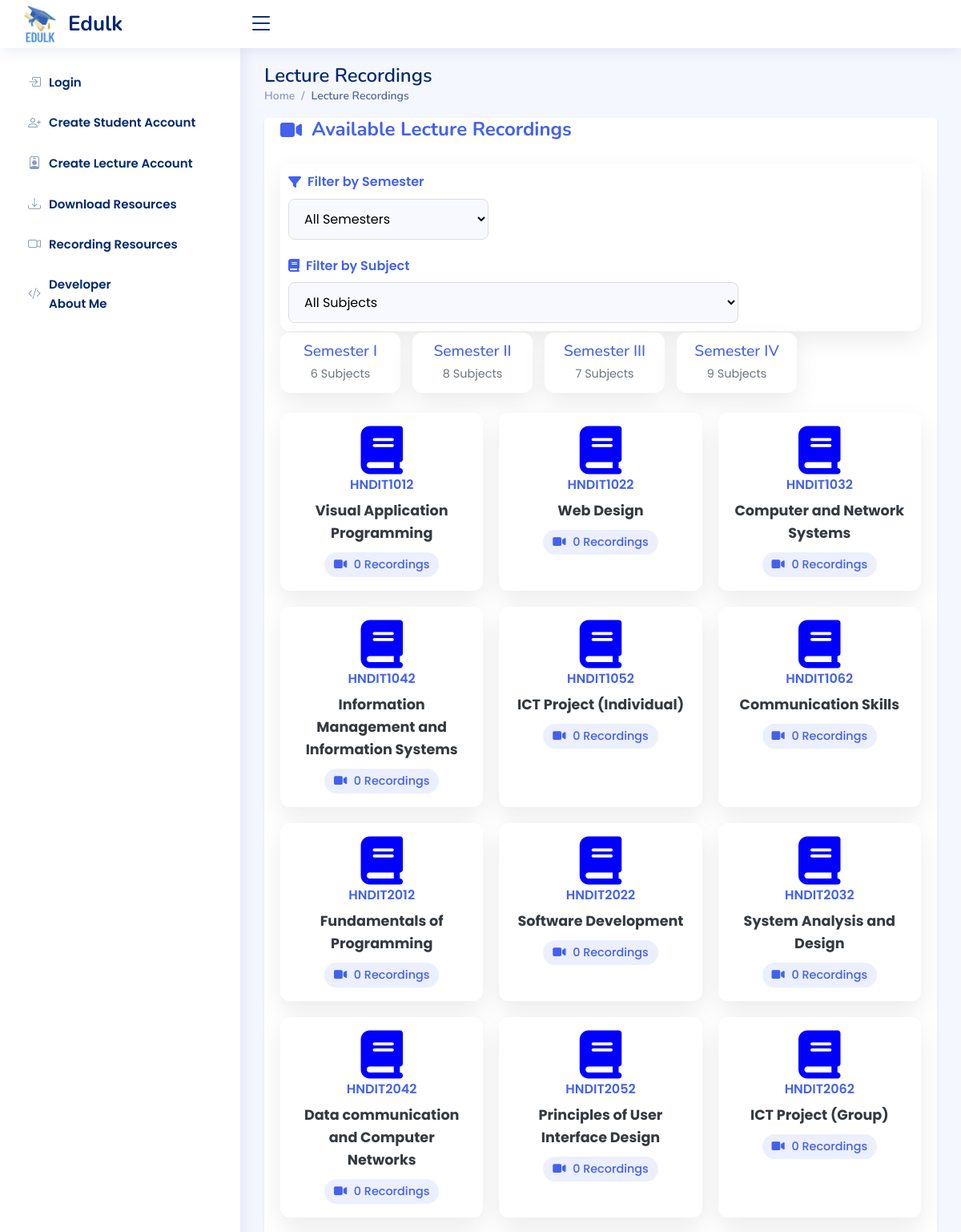
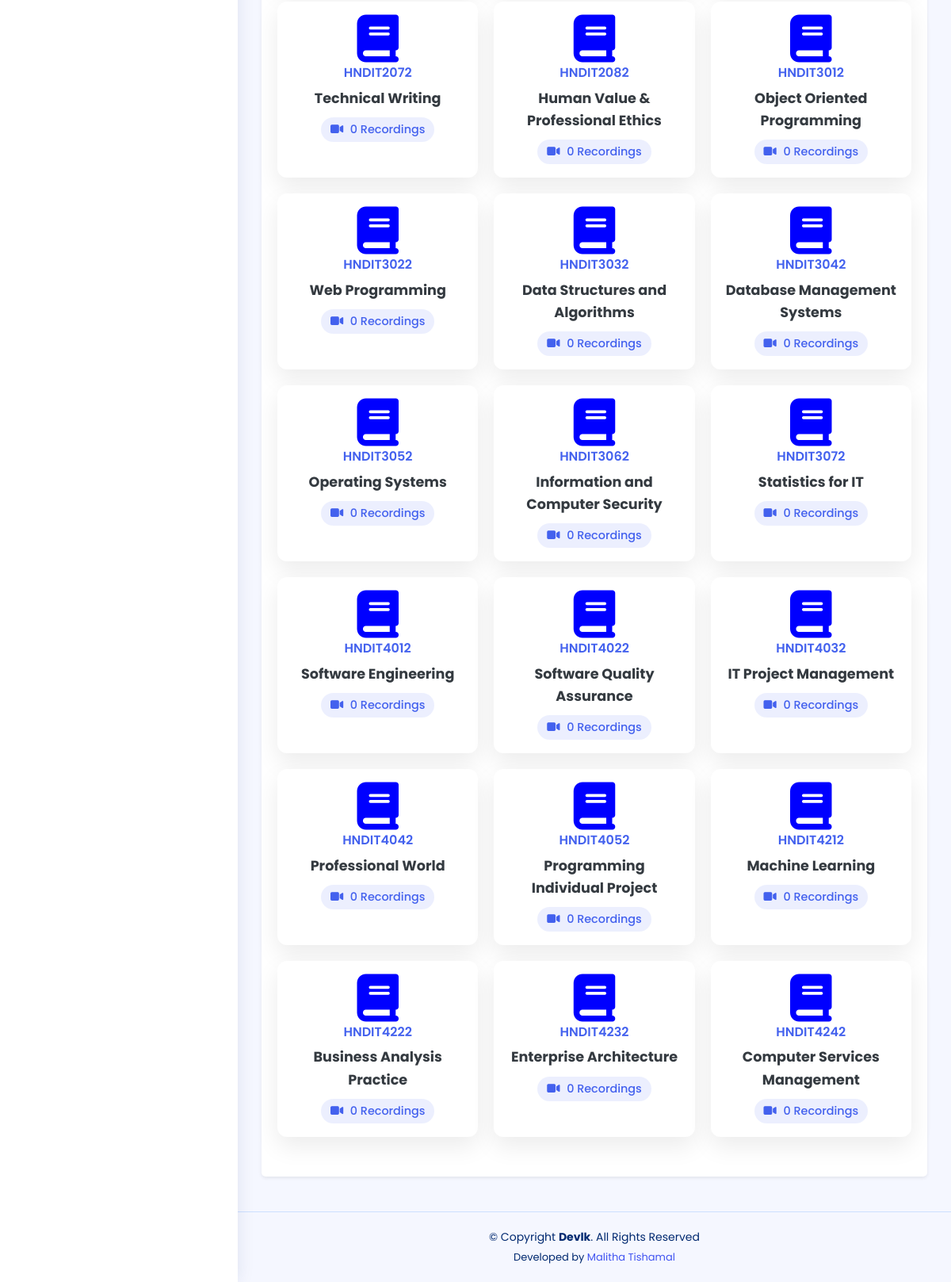
Screenshot of /pages-lecture-recordings-guest.php with the database file from the repository (2 pictures, top to bottom).
### tables this page shows
CREATE TABLE `subjects` (
  `id` int(11) NOT NULL,
  `semester` varchar(50) DEFAULT NULL,
  `code` varchar(20) DEFAULT NULL,
  `name` varchar(255) DEFAULT NULL,
  `description` varchar(255) DEFAULT NULL
);

### pages-lecture-recordings-guest.php (the view, shortened to what this page needs)
<?php
require_once 'includes/db-conn.php';
$semesters = [];
$semesterQuery = $conn->query("SELECT DISTINCT semester FROM subjects ORDER BY semester");
while ($row = $semesterQuery->fetch_assoc()) {
    $semesters[] = $row['semester'];
}
$selected_semester = $_GET['semester'] ?? '';
$subjectList = [];
$subjectQuery = $conn->prepare("
    SELECT s.*,
           COUNT(r.id) AS recording_count
    FROM subjects s
    LEFT JOIN recordings r
        ON s.id = r.subject_id
       AND r.status = 'active'
       AND (r.access_level = 'public')
    WHERE s.semester = ? OR ? = ''
    GROUP BY s.id
    ORDER BY s.code
");
$subjectQuery->bind_param("ss", $selected_semester, $selected_semester);
$subjectQuery->execute();
$subjectResult = $subjectQuery->get_result();
while ($row = $subjectResult->fetch_assoc()) {
    $subjectList[] = $row;
}
$selected_subject = isset($_GET['subject']) ? intval($_GET['subject']) : null;
?>
<!DOCTYPE html>
<html lang="en">
<head>
    <link href="https://cdnjs.cloudflare.com/ajax/libs/font-awesome/6.4.0/css/all.min.css" rel="stylesheet">
    <?php include_once("includes/css-links-inc.php"); ?>
</head>
<body>
    <?php include_once("includes/header2.php") ?>
    <?php include_once("includes/guest-sidebar.php") ?>
    <main id="main" class="main">
        <div class="pagetitle">
            <h1>Lecture Recordings</h1>
            <nav>
                <ol class="breadcrumb">
                    <li class="breadcrumb-item"><a href="index.php">Home</a></li>
                    <li class="breadcrumb-item active">Lecture Recordings</li>
                </ol>
            </nav>
        </div>
        <div class="card mb-4 shadow-sm">
            <div class="card-body">
                <div class="page-header">
                    <h2 class="page-title">
                        <i class="fa-solid fa-video"></i>
                        Available Lecture Recordings
                    </h2>
                    <div class="filters-container">
                        <div class="filter-group">
                            <label class="filter-label">
                                <i class="fa-solid fa-filter"></i> Filter by Semester
                            </label>
                            <select class="filter-select" id="semesterSelect" onchange="filterBySemester(this.value)">
                                <option value="">All Semesters</option>
                            </select>
                        </div>
                        <div class="filter-group">
                            <label class="filter-label">
                                <i class="fa-solid fa-book"></i> Filter by Subject
                            </label>
                            <select class="filter-select" id="subjectSelect" onchange="filterBySubject(this.value)">
                                <option value="">All Subjects</option>
                            </select>
                        </div>
                    </div>
                </div>
                <div class="semester-cards">
                    <?php foreach ($semesters as $semester): ?>
                        <div class="semester-card <?= $selected_semester === $semester ? 'active' : '' ?>"
                             onclick="filterBySemester('<?= htmlspecialchars($semester) ?>')">
                            <h3><?= htmlspecialchars($semester) ?></h3>
                            <div class="count">
                                <?php
                                $count = 0;
                                foreach ($subjectList as $subject) {
                                    if ($subject['semester'] === $semester) {
                                        $count++;
                                    }
                                }
                                echo $count . ' Subject' . ($count !== 1 ? 's' : '');
                                ?>
                            </div>
                        </div>
                    <?php endforeach; ?>
                </div>
                <div class="subject-cards">
                    <?php if (count($subjectList) > 0): ?>
                        <?php foreach ($subjectList as $subject): ?>
                            <div class="subject-card <?= $selected_subject == $subject['id'] ? 'active' : '' ?>"
                                 onclick="window.location.href='subject-recordings-guest.php?subject=<?= $subject['id'] ?>'">
                                 <i class="fa-solid fa-book" style=" font-size: 60px; color: blue;"></i>
                                <div class="code"><?= htmlspecialchars($subject['code']) ?></div>
                                <div class="name"><?= htmlspecialchars($subject['name']) ?></div>
                                <div class="count">
                                    <i class="fa-solid fa-video"></i>
                                    <?= intval($subject['recording_count']) ?> Recording<?= $subject['recording_count'] != 1 ? 's' : '' ?>
                                </div>
                            </div>
                        <?php endforeach; ?>
                    <?php endif; ?>
                </div>
        </div>
    </main>
    <?php include_once("includes/footer.php"); ?>
</body>
</html>

### assets/css/style.css (style rules this page uses)
:root { scroll-behavior: smooth; }
body { font-family: "Open Sans", sans-serif; background: #f6f9ff; color: #444444; }
a { color: #4154f1; text-decoration: none; }
h1, h2, h3, h4, h5, h6 { font-family: "Nunito", sans-serif; }
#main { margin-top: 60px; padding: 20px 30px; transition: all 0.3s; }
.pagetitle { margin-bottom: 10px; }
.pagetitle h1 { font-size: 24px; margin-bottom: 0; font-weight: 600; color: #012970; }
.card { margin-bottom: 30px; border: none; border-radius: 5px; box-shadow: 0px 0 30px rgba(1, 41, 112, 0.1); }
.card-body { padding: 0 20px 20px 20px; }
.breadcrumb { font-size: 14px; font-family: "Nunito", sans-serif; color: #899bbd; font-weight: 600; }
.breadcrumb a { color: #899bbd; transition: 0.3s; }
.breadcrumb .breadcrumb-item::before { color: #899bbd; }
.breadcrumb .active { color: #51678f; font-weight: 600; }
@media (min-width: 1200px) { #main, #footer { margin-left: 300px; } }

### pages-lecture-recordings-guest.php (style rules this page uses)
:root { --primary: #4361ee; --primary-dark: #3a56d4; --secondary: #6c757d; --light: #f8f9fa; --dark: #343a40; --success: #28a745; --card-shadow: 0 12px 30px rgba(0,0,0,0.08); --border-radius: 12px; --transition: all 0.3s ease; }
* { margin: 0; padding: 0; box-sizing: border-box; }
body { background: #f5f7ff; font-family: 'Poppins', sans-serif; color: #333; line-height: 1.6; }
.page-header { display: flex; justify-content: space-between; align-items: center; margin-bottom: 2px; flex-wrap: wrap; gap: 20px; }
.page-title { font-size: 1.5rem; font-weight: 700; color: var(--primary); display: flex; align-items: center; gap: 12px; }
.filters-container { display: flex; gap: 20px; flex-wrap: wrap; background: white; padding: 10px 10px; border-radius: var(--border-radius); box-shadow: var(--card-shadow); }
.filter-group { display: flex; flex-direction: column; min-width: 250px; }
.filter-label { font-weight: 600; margin-bottom: 8px; color: var(--primary); display: flex; align-items: center; gap: 8px; }
.filter-select { padding: 12px 15px; border: 1px solid #ddd; border-radius: 8px; font-size: 1rem; transition: var(--transition); background: #f8f9ff; }
.semester-cards { display: flex; gap: 15px; flex-wrap: wrap; margin-bottom: 25px; }
.semester-card { background: white; border-radius: var(--border-radius); box-shadow: var(--card-shadow); padding: 10px 10px; transition: var(--transition); cursor: pointer; border: 2px solid transparent; min-width: 150px; text-align: center; }
.semester-card h3 { font-size: 1.2rem; margin-bottom: 5px; color: var(--primary); }
.semester-card .count { font-size: 0.9rem; color: var(--secondary); }
.subject-cards { display: flex; gap: 20px; flex-wrap: wrap; margin-bottom: 30px; }
.subject-card { background: white; border-radius: var(--border-radius); box-shadow: var(--card-shadow); padding: 15px; transition: var(--transition); cursor: pointer; border: 2px solid transparent; min-width: 250px; text-align: center; flex: 1; }
.subject-card .code { font-size: 1rem; font-weight: 600; color: var(--primary); margin-bottom: 5px; }
.subject-card .name { font-size: 1.1rem; font-weight: 700; margin-bottom: 10px; color: var(--dark); }
.subject-card .count { display: inline-block; background: rgba(67, 97, 238, 0.1); color: var(--primary); padding: 4px 12px; border-radius: 30px; font-size: 0.9rem; font-weight: 500; }
.subject-card .count i { margin-right: 5px; }

### rows the page displays
subjects: code "HNDIT1012", name "Visual Application Programming", recording_count "0"
subjects: code "HNDIT1022", name "Web Design", recording_count "0"
subjects: code "HNDIT1032", name "Computer and Network Systems", recording_count "0"
subjects: code "HNDIT1042", name "Information Management and Information Systems", recording_count "0"
subjects: code "HNDIT1052", name "ICT Project (Individual)", recording_count "0"
subjects: code "HNDIT1062", name "Communication Skills", recording_count "0"
subjects: code "HNDIT2012", name "Fundamentals of Programming", recording_count "0"
subjects: code "HNDIT2022", name "Software Development", recording_count "0"
subjects: code "HNDIT2032", name "System Analysis and Design", recording_count "0"
subjects: code "HNDIT2042", name "Data communication and Computer Networks", recording_count "0"
subjects: code "HNDIT2052", name "Principles of User Interface Design", recording_count "0"
subjects: code "HNDIT2062", name "ICT Project (Group)", recording_count "0"
subjects: code "HNDIT2072", name "Technical Writing", recording_count "0"
subjects: code "HNDIT2082", name "Human Value & Professional Ethics", recording_count "0"
subjects: code "HNDIT3012", name "Object Oriented Programming", recording_count "0"
subjects: code "HNDIT3022", name "Web Programming", recording_count "0"
subjects: code "HNDIT3032", name "Data Structures and Algorithms", recording_count "0"
subjects: code "HNDIT3042", name "Database Management Systems", recording_count "0"
subjects: code "HNDIT3052", name "Operating Systems", recording_count "0"
subjects: code "HNDIT3062", name "Information and Computer Security", recording_count "0"
subjects: code "HNDIT3072", name "Statistics for IT", recording_count "0"
subjects: code "HNDIT4012", name "Software Engineering", recording_count "0"
subjects: code "HNDIT4022", name "Software Quality Assurance", recording_count "0"
subjects: code "HNDIT4032", name "IT Project Management", recording_count "0"
subjects: code "HNDIT4042", name "Professional World", recording_count "0"
subjects: code "HNDIT4052", name "Programming Individual Project", recording_count "0"
subjects: code "HNDIT4212", name "Machine Learning", recording_count "0"
subjects: code "HNDIT4222", name "Business Analysis Practice", recording_count "0"
subjects: code "HNDIT4232", name "Enterprise Architecture", recording_count "0"
subjects: code "HNDIT4242", name "Computer Services Management", recording_count "0"

### other values shown
$semester "Semester I"
$count "6"
$semester "Semester II"
$count "8"
$semester "Semester III"
$count "7"
$semester "Semester IV"
$count "9"
